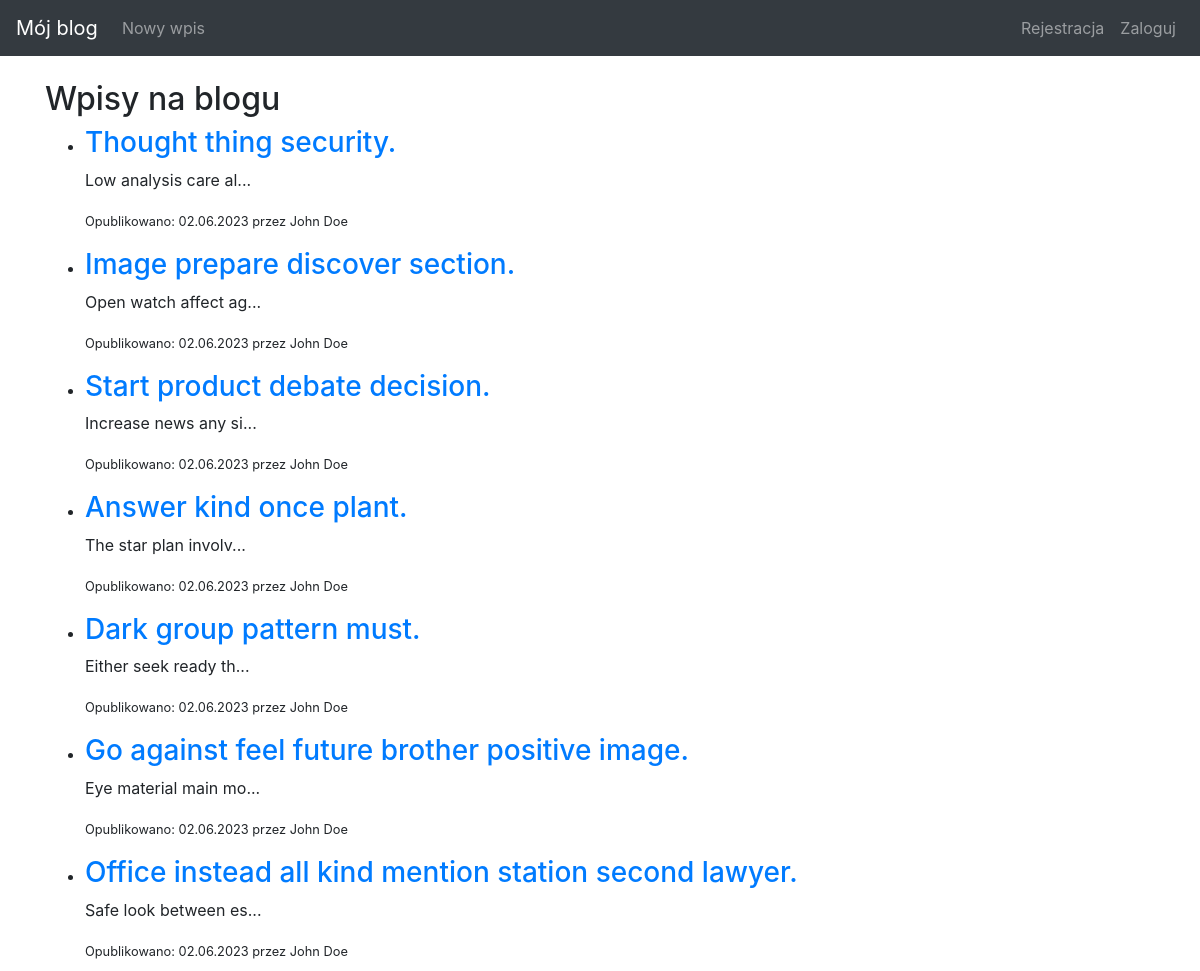
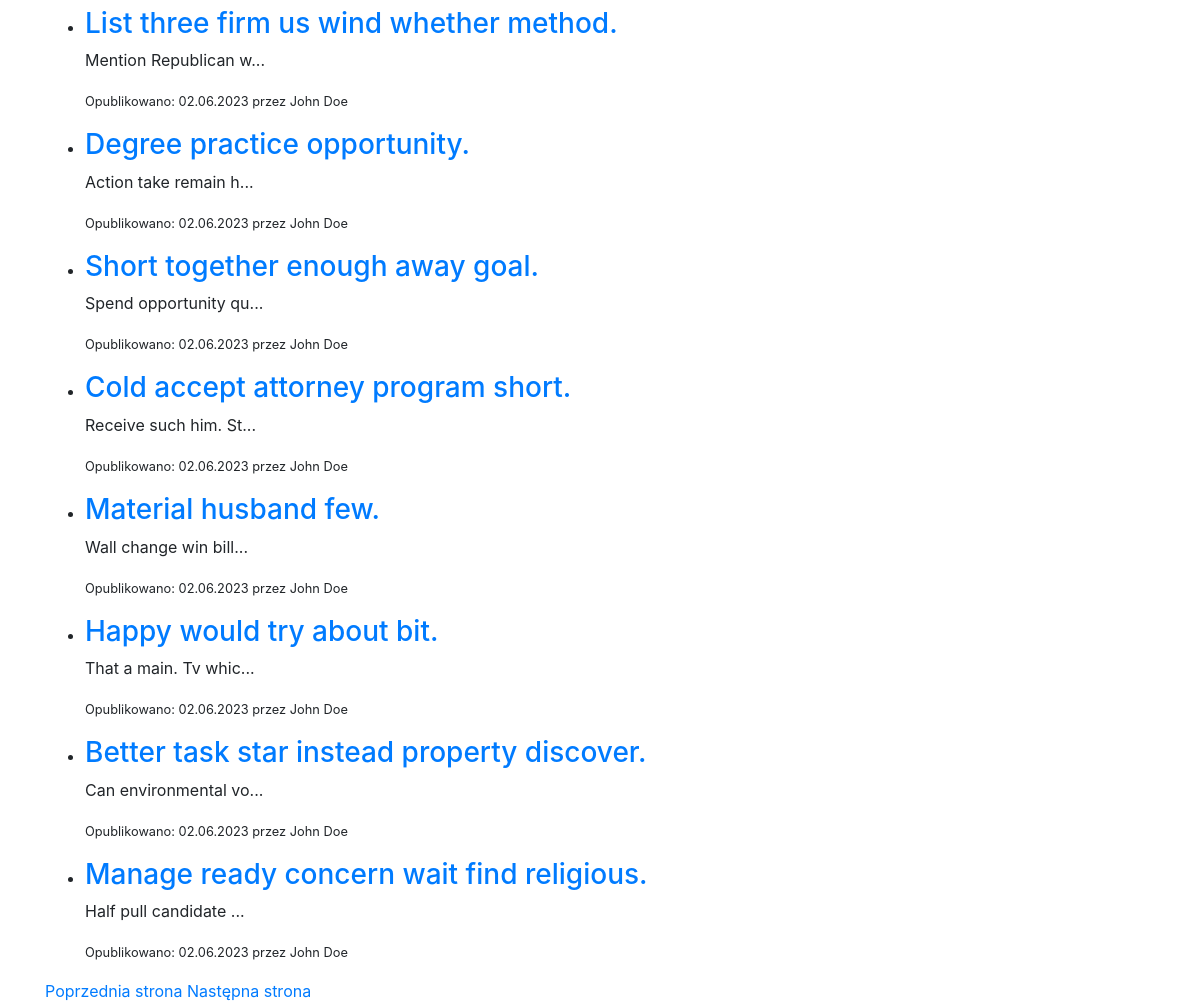
/page/2, run on the app's committed database (2 pictures, top to bottom).
### blog/models.py (models this page shows, shortened)
class Entry(db.Model):
    id = db.Column(db.Integer, primary_key=True)
    title = db.Column(db.String(80), nullable=False)
    body = db.Column(db.Text, nullable=False)
    pub_date = db.Column(db.DateTime, nullable=False, default=datetime.datetime.utcnow)
    is_published = db.Column(db.Boolean, default=False)
    user_id = db.Column(db.Integer, db.ForeignKey('user.id'))
    author = db.relationship('User', backref='posts')
    def get_absolute_url(self):
        return url_for('entry_detail', entry_id=self.id)

class User(UserMixin, db.Model):
    id = db.Column(db.Integer, primary_key=True)
    name = db.Column(db.String(50), nullable=False)
    email = db.Column(db.String(120), unique=True, nullable=False)
    password_hash = db.Column(db.String(128))
    reset_password_token = db.Column(db.String(128))

### blog/routes.py (the view)
@app.route('/', defaults={'page': 1})
@app.route('/page/<int:page>')
def index(page):
    PER_PAGE = 15
    entries = Entry.query.order_by(Entry.pub_date.desc()).paginate(page=page, per_page=PER_PAGE, error_out=False)
    return render_template('entries.html', entries=entries)

### blog/templates/entries.html
{% extends "base.html" %}
{% block content %}
<h2>Wpisy na blogu</h2>
<ul>
{% for entry in entries.items %}
    <li>
        {% if entry.is_published %}
            <h3><a href="{{ entry.get_absolute_url() }}">{{ entry.title }}</a></h3>
            <p>{{ entry.body[:20] }}{% if entry.body|length > 20 %}...{% endif %}</p>
            <p><small>Opublikowano: {{ entry.pub_date.strftime('%d.%m.%Y') }} przez {{ entry.author.name }}</small></p>
            {% else %}
            <h3><a href="{{ entry.get_absolute_url() }}">{{ entry.title }}</a></h3>
            <p><small>Wpis czeka na publikację</small></p>
            {% endif %}
    </li>
{% endfor %}
</ul>
<div>
{% if entries.has_prev %}
    <a href="{{ url_for('index', page=entries.prev_num) }}">Poprzednia strona</a>
{% endif %}
{% if entries.has_next %}
    <a href="{{ url_for('index', page=entries.next_num) }}">Następna strona</a>
{% endif %}
</div>
{% endblock %}

### blog/templates/base.html (style rules this page uses)
body { padding-top: 5rem; }

### data on the page
Entry: title "Thought thing security.", body "Low analysis care al", pub_date "02.06.2023", author.name "John Doe"
Entry: title "Image prepare discover section.", body "Open watch affect ag", pub_date "02.06.2023", author.name "John Doe"
Entry: title "Start product debate decision.", body "Increase news any si", pub_date "02.06.2023", author.name "John Doe"
Entry: title "Answer kind once plant.", body "The star plan involv", pub_date "02.06.2023", author.name "John Doe"
Entry: title "Dark group pattern must.", body "Either seek ready th", pub_date "02.06.2023", author.name "John Doe"
Entry: title "Go against feel future brother positive image.", body "Eye material main mo", pub_date "02.06.2023", author.name "John Doe"
Entry: title "Office instead all kind mention station second lawyer.", body "Safe look between es", pub_date "02.06.2023", author.name "John Doe"
Entry: title "List three firm us wind whether method.", body "Mention Republican w", pub_date "02.06.2023", author.name "John Doe"
Entry: title "Degree practice opportunity.", body "Action take remain h", pub_date "02.06.2023", author.name "John Doe"
Entry: title "Short together enough away goal.", body "Spend opportunity qu", pub_date "02.06.2023", author.name "John Doe"
Entry: title "Cold accept attorney program short.", body "Receive such him. St", pub_date "02.06.2023", author.name "John Doe"
Entry: title "Material husband few.", body "Wall change win bill", pub_date "02.06.2023", author.name "John Doe"
Entry: title "Happy would try about bit.", body "That a main. Tv whic", pub_date "02.06.2023", author.name "John Doe"
Entry: title "Better task star instead property discover.", body "Can environmental vo", pub_date "02.06.2023", author.name "John Doe"
Entry: title "Manage ready concern wait find religious.", body "Half pull candidate", pub_date "02.06.2023", author.name "John Doe"
